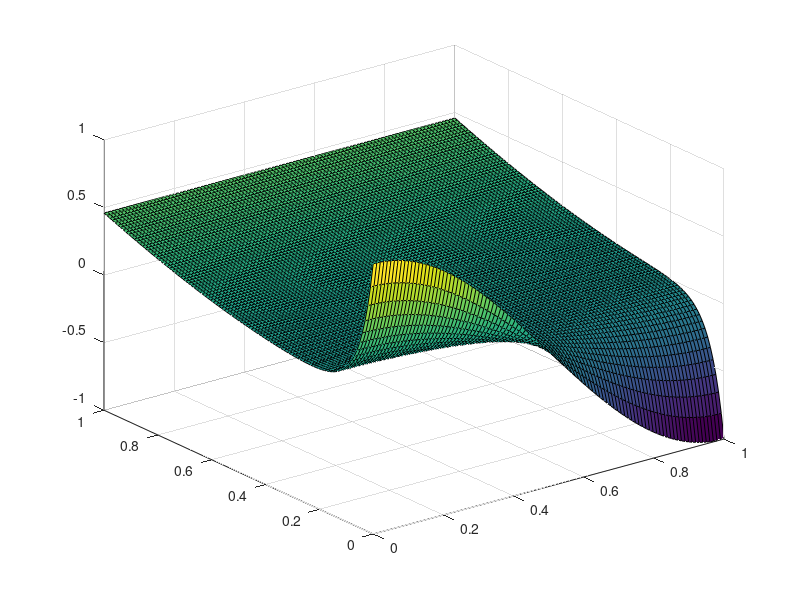

MATLAB code to generate this figure: (Note: this script raises an error after producing the figure.)
% 定义 x 和 y 的范围（根据需求调整范围）
n=100;
x = linspace(0, 1, n);  % 示例范围：0 ≤ x ≤ 1
y = linspace(0, 1, n);  % 示例范围：0 ≤ y ≤ 1
[X, Y] = meshgrid(x, y);  % 生成网格点

% 计算函数值 u(x, y)
Z = exp(-2*(pi^2)*Y).*cos(pi*X)+1-cos(Y);

% 绘制三维曲面图
figure;
surf(X, Y, Z);
alpha(0.5);
title('精确解：u(x,y)=exp(-2*(pi^2)*t).*cos(pi*x)+1-cos(t)');
xlabel('x');
ylabel('t');
zlabel('u(x,t)');
colorbar;% 显示颜色条
%shading interp;  % 平滑颜色过渡
%shading flat;
colormap jet;

% 调整视角（可选）
view(30, 45);     % 方位角30°，俯仰角45°
